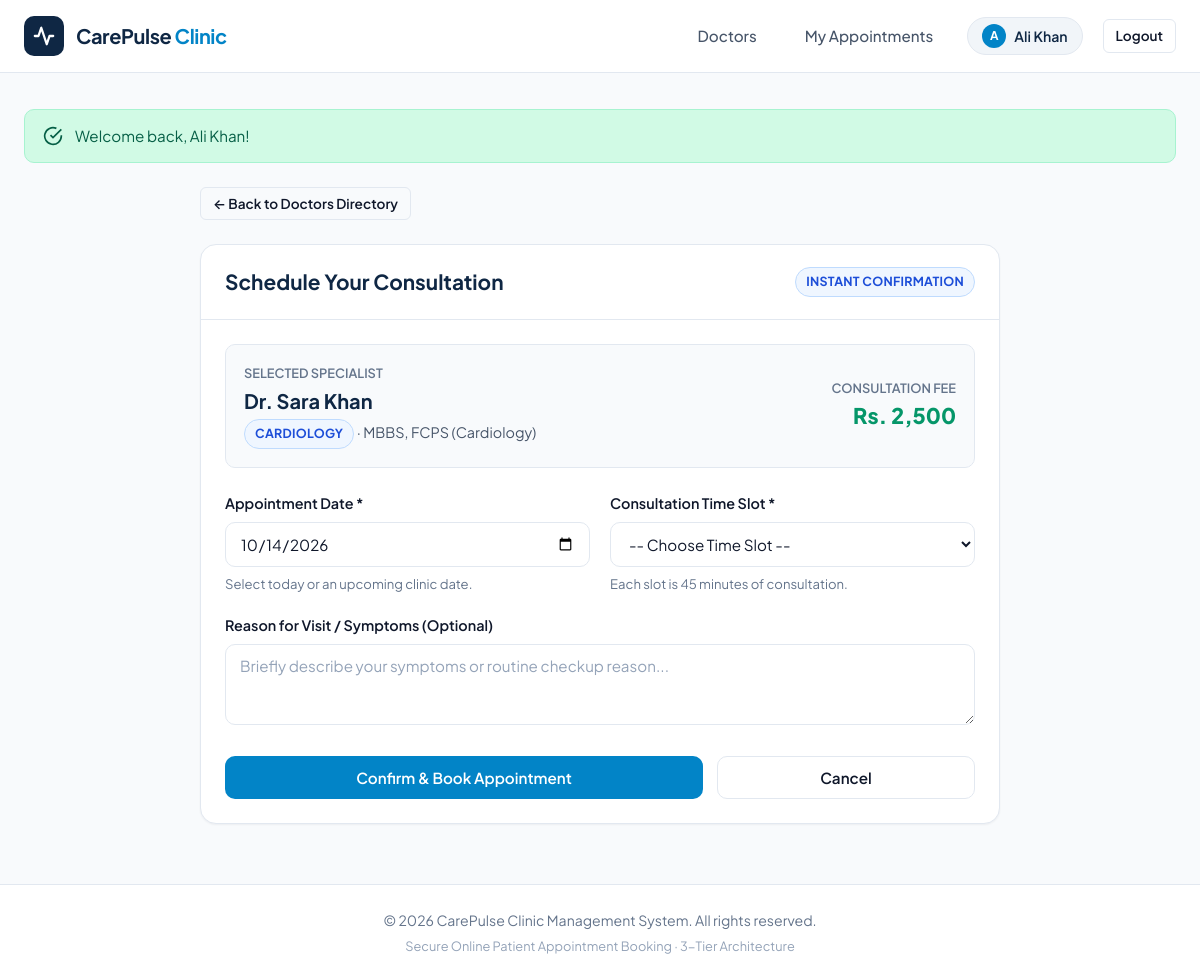
/book.php?doctor_id=1 (signed in), run on the app's committed database.
### tables this page shows
CREATE TABLE IF NOT EXISTS `doctors` (
    `id` INT AUTO_INCREMENT PRIMARY KEY,
    `user_id` INT NOT NULL UNIQUE,
    `specialty_id` INT NOT NULL,
    `qualification` VARCHAR(150) NOT NULL,
    `experience_years` INT NOT NULL,
    `fee` DECIMAL(10,2) NOT NULL,
    CONSTRAINT `fk_doctors_user` FOREIGN KEY (`user_id`) REFERENCES `users` (`id`) ON DELETE CASCADE,
    CONSTRAINT `fk_doctors_specialty` FOREIGN KEY (`specialty_id`) REFERENCES `specialties` (`id`) ON DELETE RESTRICT
);

CREATE TABLE IF NOT EXISTS `users` (
    `id` INT AUTO_INCREMENT PRIMARY KEY,
    `full_name` VARCHAR(100) NOT NULL,
    `email` VARCHAR(150) NOT NULL UNIQUE,
    `password` VARCHAR(255) NOT NULL,
    `phone` VARCHAR(20) NOT NULL,
    `role` ENUM('patient', 'doctor', 'admin') NOT NULL DEFAULT 'patient',
    `created_at` TIMESTAMP DEFAULT CURRENT_TIMESTAMP
);

CREATE TABLE IF NOT EXISTS `specialties` (
    `id` INT AUTO_INCREMENT PRIMARY KEY,
    `name` VARCHAR(100) NOT NULL UNIQUE
);

### config/db.php (called while the page is built, shortened)
<?php
function e($value) {
    return htmlspecialchars((string)$value, ENT_QUOTES, 'UTF-8');
}

### book.php (the view, shortened to what this page needs)
<?php
require_once __DIR__ . '/config/db.php';
$selected_doctor_id = isset($_REQUEST['doctor_id']) ? (int)$_REQUEST['doctor_id'] : 0;
$selected_doctor = null;
if ($selected_doctor_id > 0) {
    $doc_stmt = $pdo->prepare("
        SELECT
            d.id AS doctor_id,
            u.full_name AS doctor_name,
            s.name AS specialty_name,
            d.qualification,
            d.experience_years,
            d.fee
        FROM doctors d
        INNER JOIN users u ON d.user_id = u.id
        INNER JOIN specialties s ON d.specialty_id = s.id
        WHERE d.id = ?
        LIMIT 1
    ");
    $doc_stmt->execute([$selected_doctor_id]);
    $selected_doctor = $doc_stmt->fetch();
}
$appointment_date = $_POST['appointment_date'] ?? date('Y-m-d');
$reason           = trim($_POST['reason'] ?? '');
require_once __DIR__ . '/includes/header.php';
?>
<div style="max-width: 800px; margin: 0 auto;">
    <div style="margin-bottom: 24px;">
        <a href="index.php" class="btn btn-outline btn-sm" id="btn-back-doctors">
            &larr; Back to Doctors Directory
        </a>
    </div>
    <div class="card">
        <div class="card-header">
            <h2 style="font-size: 1.3rem; font-weight: 700; color: var(--primary);">Schedule Your Consultation</h2>
            <span class="badge badge-specialty">Instant Confirmation</span>
        </div>
        <div class="card-body">
            <?php if ($selected_doctor): ?>
                <div style="background-color: #f8fafc; border: 1px solid var(--border); border-radius: var(--radius-md); padding: 18px; margin-bottom: 24px; display: flex; justify-content: space-between; align-items: center; flex-wrap: wrap; gap: 16px;">
                    <div>
                        <div style="font-size: 0.8rem; text-transform: uppercase; color: var(--text-muted); font-weight: 600;">Selected Specialist</div>
                        <h3 style="font-size: 1.25rem; font-weight: 700; color: var(--primary); margin: 2px 0;"><?php echo e($selected_doctor['doctor_name']); ?></h3>
                        <div style="color: var(--text-secondary); font-size: 0.9rem;">
                            <span class="badge badge-specialty"><?php echo e($selected_doctor['specialty_name']); ?></span> &middot; <?php echo e($selected_doctor['qualification']); ?>
                        </div>
                    </div>
                    <div style="text-align: right;">
                        <div style="font-size: 0.8rem; text-transform: uppercase; color: var(--text-muted); font-weight: 600;">Consultation Fee</div>
                        <div style="font-size: 1.35rem; font-weight: 800; color: var(--success);">
                            Rs. <?php echo number_format($selected_doctor['fee'], 0); ?>
                        </div>
                    </div>
                </div>
            <?php endif; ?>
            <form action="book.php" method="POST" id="appointment-booking-form">
                <div style="display: grid; grid-template-columns: repeat(auto-fit, minmax(240px, 1fr)); gap: 20px;">
                    <div class="form-group">
                        <label class="form-label" for="appointment_date">Appointment Date *</label>
                        <input
                            type="date"
                            name="appointment_date"
                            id="appointment_date"
                            class="form-control"
                            min="<?php echo date('Y-m-d'); ?>"
                            value="<?php echo e($appointment_date); ?>"
                            required
                        >
                        <div class="form-text">Select today or an upcoming clinic date.</div>
                    </div>
                    <div class="form-group">
                        <label class="form-label" for="appointment_time">Consultation Time Slot *</label>
                        <select name="appointment_time" id="appointment_time" class="form-select" required>
                            <option value="">-- Choose Time Slot --</option>
                        </select>
                        <div class="form-text">Each slot is 45 minutes of consultation.</div>
                    </div>
                </div>
                <div class="form-group">
                    <label class="form-label" for="reason">Reason for Visit / Symptoms (Optional)</label>
                    <textarea
                        name="reason"
                        id="reason"
                        class="form-control"
                        rows="3"
                        placeholder="Briefly describe your symptoms or routine checkup reason..."
                    ><?php echo e($reason); ?></textarea>
                </div>
                <div style="display: flex; gap: 14px; margin-top: 24px;">
                    <button type="submit" class="btn btn-primary" id="btn-confirm-booking" style="flex: 2;">
                        Confirm & Book Appointment
                    </button>
                    <a href="index.php" class="btn btn-outline" style="flex: 1; text-align: center;">
                        Cancel
                    </a>
                </div>
            </form>
        </div>
    </div>
</div>
<?php require_once __DIR__ . '/includes/footer.php'; ?>

### assets/css/style.css (style rules this page uses)
:root { --primary: #0f2744; --primary-light: #1e3a5f; --primary-dark: #091a2e; --accent: #0284c7; --accent-hover: #0369a1; --accent-light: #e0f2fe; --success: #059669; --success-light: #d1fae5; --warning: #d97706; --warning-light: #fef3c7; --danger: #dc2626; --danger-light: #fee2e2; --bg-page: #f8fafc; --bg-card: #ffffff; --border: #e2e8f0; --border-focus: #0284c7; --text-primary: #0f172a; --text-secondary: #475569; --text-muted: #64748b; --radius-sm: 6px; --radius-md: 10px; --radius-lg: 16px; --radius-full: 9999px; --shadow-sm: 0 1px 2px 0 rgba(15, 23, 42, 0.05); --shadow-md: 0 4px 6px -1px rgba(15, 23, 42, 0.07), 0 2px 4px -2px rgba(15, 23, 42, 0.05); --shadow-lg: 0 10px 15px -3px rgba(15, 23, 42, 0.08), 0 4px 6px -4px rgba(15, 23, 42, 0.04); --transition: all 0.2s cubic-bezier(0.4, 0, 0.2, 1); }
*, *::before, *::after { box-sizing: border-box; margin: 0; padding: 0; }
body { font-family: 'Plus Jakarta Sans', -apple-system, BlinkMacSystemFont, "Segoe UI", Roboto, sans-serif; background-color: var(--bg-page); color: var(--text-primary); line-height: 1.6; min-height: 100vh; display: flex; flex-direction: column; -webkit-font-smoothing: antialiased; }
.btn { display: inline-flex; align-items: center; justify-content: center; gap: 8px; padding: 10px 18px; font-size: 0.95rem; font-weight: 600; border-radius: var(--radius-md); cursor: pointer; text-decoration: none; border: 1px solid transparent; transition: var(--transition); font-family: inherit; line-height: 1.4; }
.btn-primary { background-color: var(--accent); color: #ffffff; }
.btn-outline { background-color: transparent; border-color: var(--border); color: var(--text-primary); }
.btn-sm { padding: 6px 12px; font-size: 0.85rem; border-radius: var(--radius-sm); }
.card { background: var(--bg-card); border: 1px solid var(--border); border-radius: var(--radius-lg); box-shadow: var(--shadow-sm); overflow: hidden; transition: var(--transition); }
.card-header { padding: 20px 24px; border-bottom: 1px solid var(--border); display: flex; justify-content: space-between; align-items: center; }
.card-body { padding: 24px; }
.form-group { margin-bottom: 20px; }
.form-label { display: block; margin-bottom: 7px; font-size: 0.9rem; font-weight: 600; color: var(--text-primary); }
.form-control, .form-select { width: 100%; padding: 11px 14px; font-size: 0.95rem; font-family: inherit; border: 1.5px solid var(--border); border-radius: var(--radius-md); background-color: #ffffff; color: var(--text-primary); transition: var(--transition); outline: none; }
.form-control::placeholder { color: #94a3b8; }
.form-text { font-size: 0.82rem; color: var(--text-muted); margin-top: 6px; }
.badge { display: inline-flex; align-items: center; padding: 4px 10px; border-radius: var(--radius-full); font-size: 0.78rem; font-weight: 700; letter-spacing: 0.02em; text-transform: uppercase; }
.badge-specialty { background-color: #eff6ff; color: #1d4ed8; border: 1px solid #bfdbfe; }

### data on the page
doctors: user.full_name "Dr. Sara Khan", specialty.name "CARDIOLOGY", qualification "MBBS, FCPS (Cardiology)", fee "2,500"

### other printed values
substr($user['name'], 0, 1) "A"
$user['name'] "Ali Khan"
$success_msg "Welcome back, Ali Khan!"
